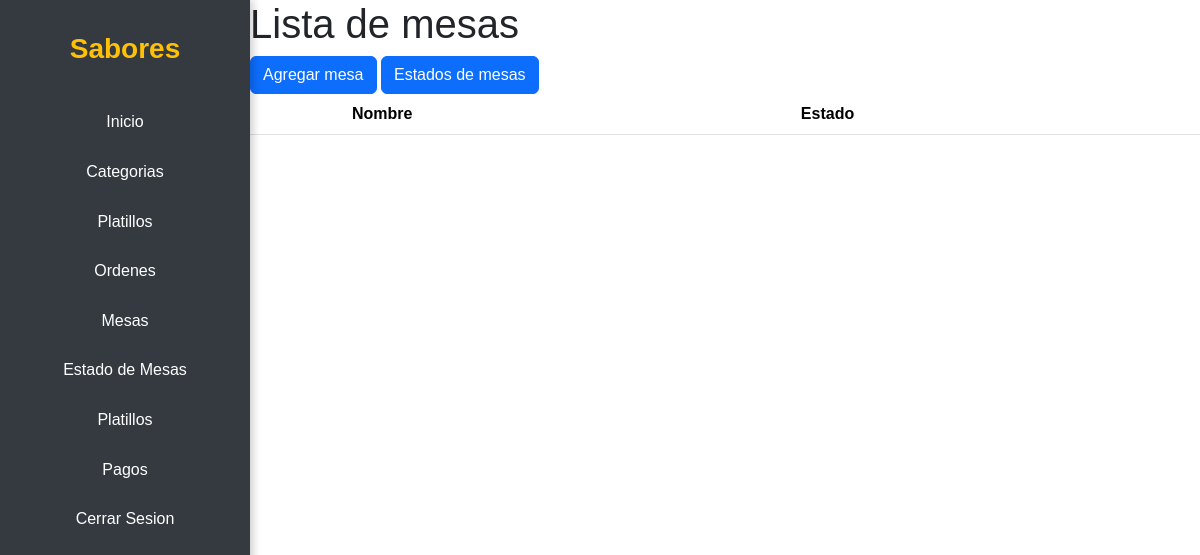
The app's page /ordenes/mesas/ (signed in), older data.
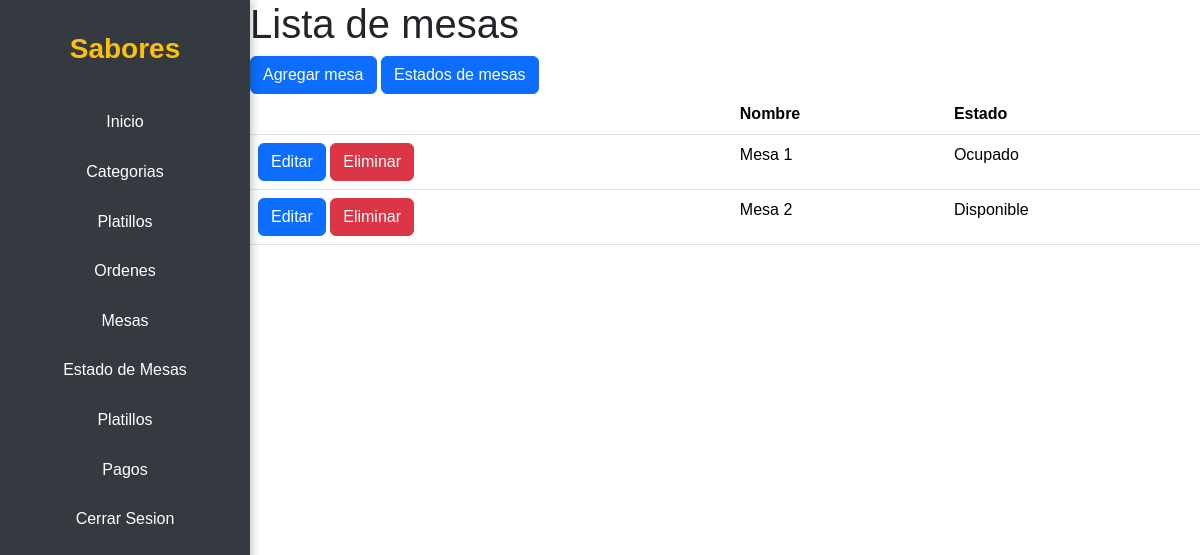
The same page, newer data.
### apps/ordenes/models.py (models this page shows, shortened)
class Mesa(models.Model):
    nombre = models.CharField(max_length=100, null=False)
    capacidad = models.IntegerField(null=False)
    estado = models.ForeignKey(MesaEstado, on_delete=models.CASCADE, related_name='mesas_estado')

class MesaEstado(models.Model):
    nombre = models.CharField(max_length=50)

### apps/ordenes/views.py (the view)
# urls.py: path('mesas/', views.MesaListView.as_view(), name='mesas_list'),
class MesaListView(LoginRequiredMixin, ListView):
    model = Mesa
    template_name = 'mesas/mesas_list.html'
    context_object_name = 'mesas'

### templates/mesas/mesas_list.html
{% extends 'main/base.html' %}
{% block content %}
<h1>Lista de mesas</h1>
<a class="btn btn-primary" href="{% url 'ordenes:mesas_create' %}">Agregar mesa</a>
<a class="btn btn-primary" href="{% url 'ordenes:mesas_estado_list' %}">Estados de mesas</a>
<table class="table">
    <thead>
        <tr>
            <th></th>
            <th>Nombre</th>
            <th>Estado</th>
        </tr>
    </thead>
    <tbody>
        {% for mesa in mesas %}
        <tr>
            <td>
                <a class="btn btn-primary" href="{% url 'ordenes:mesas_update' mesa.pk %}">Editar</a>
                <a class="btn btn-danger" href="{% url 'ordenes:mesas_delete' mesa.pk %}">Eliminar</a>
            </td>
            <td>{{ mesa.nombre }}</td>
            <td>{{ mesa.estado.nombre }}</td>
        </tr>
        {% endfor %}
    </tbody>
</table>
{% endblock %}

Row changes from the older to the newer data that the page shows:
added Mesa: nombre "Mesa 1", estado.nombre "Ocupado"
added Mesa: nombre "Mesa 2", estado.nombre "Disponible"
